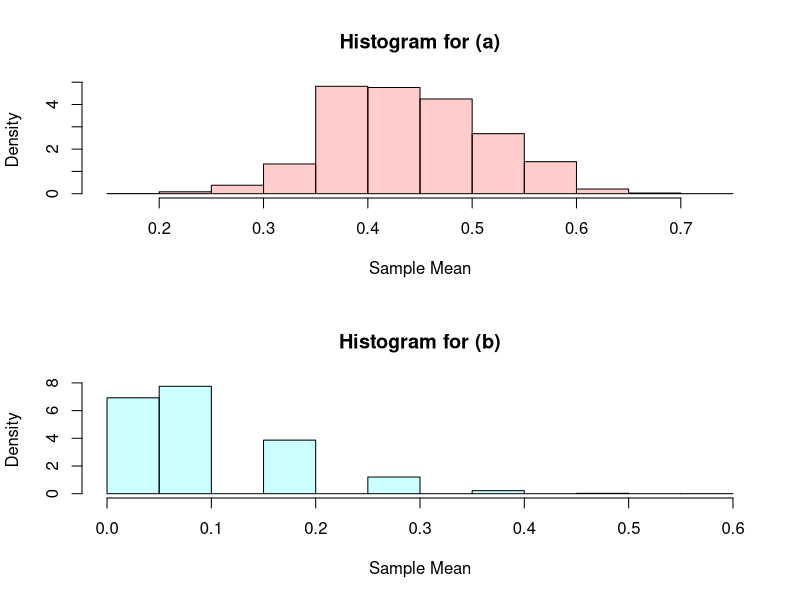

Recreate this plot in R.
# Simulate the coverage probability of the one-sample confidence interval for frequencies - does
# the confidence interval deliver what it promises? Let Y1, . . . , Yn be i.i.d. random variables with
# Y1 ∼ bern(p) and p ∈ (0, 1). Approximate in 10000 simulations the coverage probability of the
# 95%-confidence interval, i.e., simulate the proportion of coverage events of the parameter p.
# For that let
# (a) n = 45 and p = 4/9
# (b) n = 10 and p = 1/10
# (c) Visualize the simulated relative frequencies from (a) and (b) in two histograms and comment on the simulated coverage probabilities.
# Hint: R-command rbinom and for example ifelse().


create_plot <- function(n, p, col, main, confidence_level = 0.95) {
  coverage_count <- 0
  hs <- numeric(10000)
  
  for (i in 1:10000){
    samples <- rbinom(n, 1, p) # Bernoulli distribution
    h <- mean(samples)
    se <- sqrt(h * (1 - h) / n)
    z = qnorm(1 - (1 - confidence_level) / 2) * se # qnorm(0.975) * se 
    lower_bound <- h - z # confidence interval 
    upper_bound <- h + z
    coverage_count <- coverage_count + ifelse(p > lower_bound & p < upper_bound, 1, 0) # Check if the true parameter is within the confidence interval
    hs[i] <- h
    }
  coverage_probability <- coverage_count / 10000
  print(coverage_probability)
  
  hist <- hist(hs, 
                 main = main, 
                 xlab = "Sample Mean", 
                 col = col, 
                 freq = FALSE)
  
}

options(repr.plot.width=8, repr.plot.height=6)
(par(mfrow=c(2,1)))
col = rainbow(2, alpha = 0.2)
create_plot(45, 4/9, col[1], "Histogram for (a)")
create_plot(10, 1/10, col[2], "Histogram for (b)")

#if n is small (< 30) or/and p is either close to 0 or 1, the formular will "explode". In these cases there are other tests that you can do